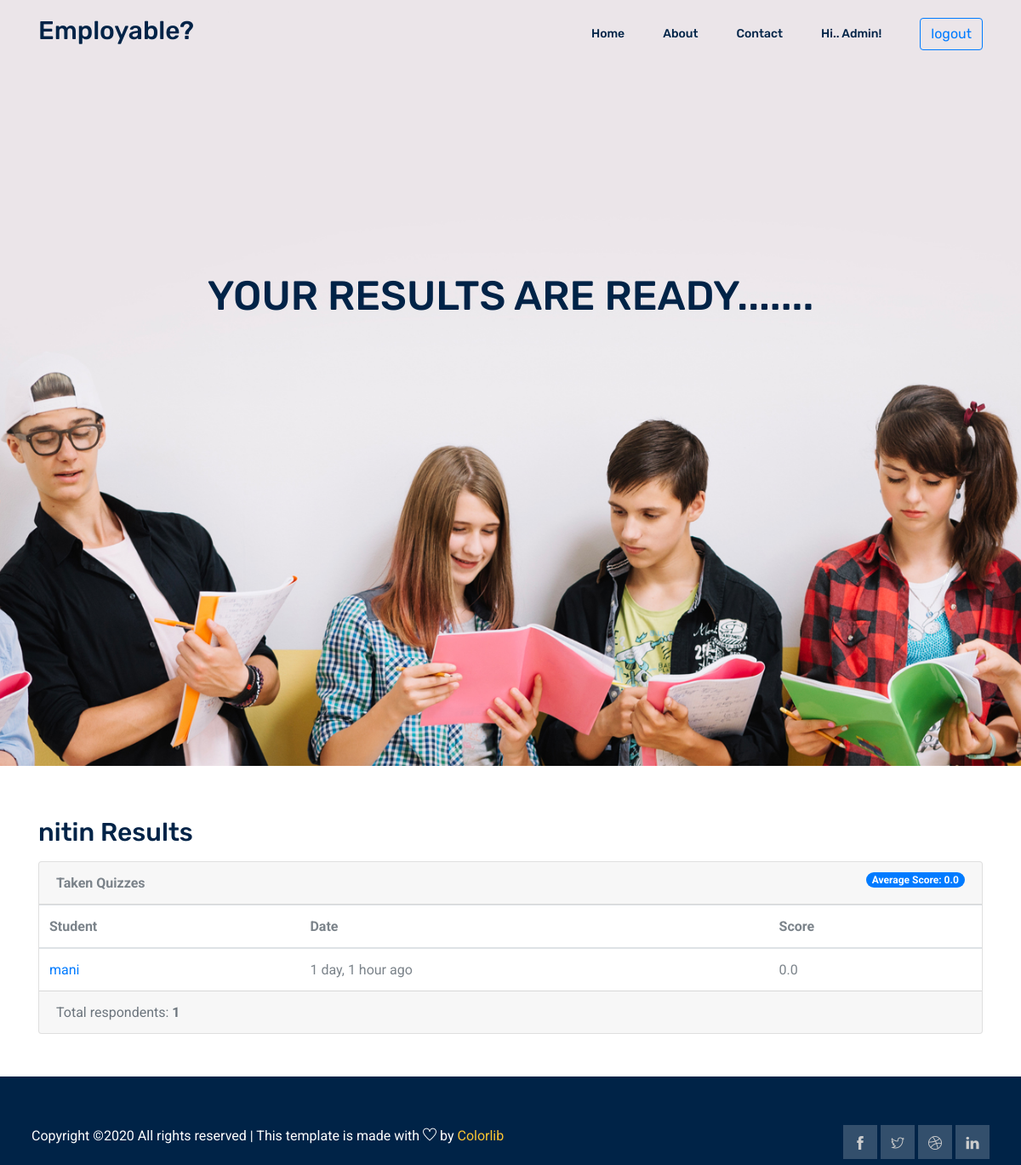
/company/quiz/1/results/ (signed in), run on an earlier commit of the app's database.
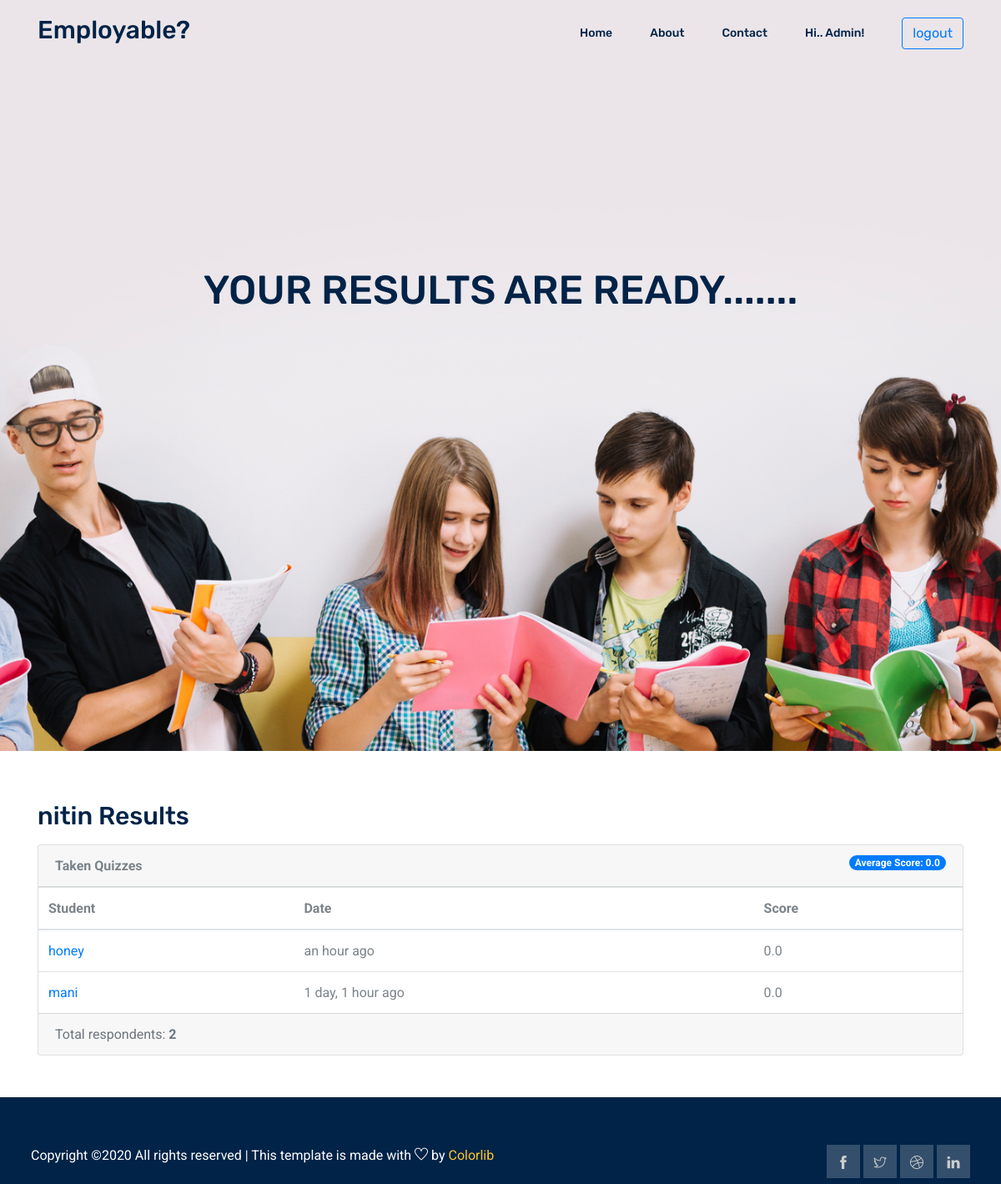
And on a later commit of the database.
### student/models.py (models this page shows, shortened)
class TakenQuiz(models.Model):
    student = models.ForeignKey(Student, on_delete=models.CASCADE, related_name='taken_quizzes')
    quiz = models.ForeignKey(Quiz, on_delete=models.CASCADE, related_name='taken_quizzes')
    score = models.FloatField()
    date = models.DateTimeField(auto_now_add=True)

class Student(models.Model):
    user = models.OneToOneField(User, on_delete=models.CASCADE, primary_key=True)
    quizzes = models.ManyToManyField(Quiz, through='TakenQuiz')
    interests = models.ManyToManyField(Subject, related_name='interested_students')
    AdharNumber = models.IntegerField(default=None,unique=True,blank=True)

### accounts/models.py (models this page shows, shortened)
class User(AbstractUser):
    is_student = models.BooleanField(default=False)
    is_company = models.BooleanField(default=False)
    has_details = models.BooleanField(default=False)
    about = models.TextField(max_length=1000)
    image = models.ImageField(upload_to='main_image',blank = True, null = True)
    website = models.CharField(max_length=40)
    slug = models.SlugField(null=True,blank="true")

### company/views.py (the view)
# urls.py: path('quiz/<int:pk>/results/', views.QuizResultsView.as_view(), name='results'),
class QuizResultsView(DetailView):
    model = Quiz
    context_object_name = 'quiz'
    template_name = 'company/quiz_results.html'
    def get_context_data(self, **kwargs):
        quiz = self.get_object()
        taken_quizzes = quiz.taken_quizzes.select_related('student__user').order_by('-date')
        total_taken_quizzes = taken_quizzes.count()
        quiz_score = quiz.taken_quizzes.aggregate(average_score=Avg('score'))
        extra_context = {
            'taken_quizzes': taken_quizzes,
            'total_taken_quizzes': total_taken_quizzes,
            'quiz_score': quiz_score
        }
        kwargs.update(extra_context)
        return super().get_context_data(**kwargs)
    def get_queryset(self):
        return self.request.user.quizzes.all()

### templates/company/quiz_results.html (shortened to what this page needs)
{% extends 'base.html' %}
{% load crispy_forms_tags humanize %}
{% load crispy_forms_tags %}
{% block body %}
<section class="home_banner_area">
   <div class="banner_inner">
     <div class="container">
       <div class="row">
         <div class="col-lg-12">
           <div class="banner_content text-center">
             <h2 class="text-uppercase mt-4 mb-5">
               Your results are ready.......
             </h2>
           </div>
         </div>
       </div>
     </div>
   </div>
 </section>
    <div class = 'container' style= 'margin-top:60px'>
        {% if user.is_authenticated %}
{% if request.user.is_company %}
  <h2 class="mb-3">{{ quiz.name }} Results</h2>
  <div class="card">
    <div class="card-header">
      <strong>Taken Quizzes</strong>
      <span class="badge badge-pill badge-primary float-right">Average Score: {{ quiz_score.average_score|default_if_none:0.0 }}</span>
    </div>
    <table class="table mb-0">
      <thead>
        <tr>
          <th>Student</th>
          <th>Date</th>
          <th>Score</th>
        </tr>
      </thead>
      <tbody>
        {% for taken_quiz in taken_quizzes %}
          <tr>
            <td><a href="{% url 'student_profile' taken_quiz.student.user.slug %}" >{{ taken_quiz.student.user.username }} </a></td>
            <td>{{ taken_quiz.date|naturaltime }}</td>
            <td>{{ taken_quiz.score }}</td>
          </tr>
        {% endfor %}
      </tbody>
    </table>
    <div class="card-footer text-muted">
      Total respondents: <strong>{{ total_taken_quizzes }}</strong>
    </div>
  </div>
{%else%}
<p>you need to login as a company first</p>
{% endif %}
{% else %}
<p>you need to login first</p>
{% endif %}
</div>
 {% endblock %}

What changed in the data, as far as the page shows it:
added TakenQuiz: student.user.username "honey", date "an hour ago", score "0.0"
Also different on the page:
{{ total_taken_quizzes }}: "1" → "2"
